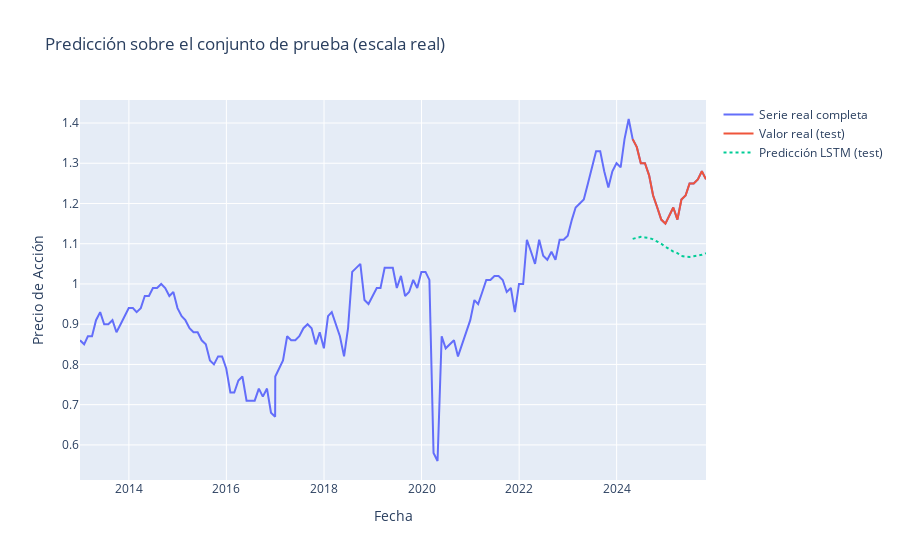

The cell this chart's notebook holds for it:
### Code cell
# Graficar resultados en escala real

fig = go.Figure()

# Serie completa real
fig.add_trace(go.Scatter(
    x=df.index,
    y=df['Close'].values,
    mode="lines",
    name="Serie real completa"
))

# Valores reales del test
fig.add_trace(go.Scatter(
    x=fechas_test,
    y=y_test_real,
    mode="lines",
    name="Valor real (test)"
))

# Predicciones ya invertidas
fig.add_trace(go.Scatter(
    x=fechas_test,
    y=y_pred_real,
    mode="lines",
    name="Predicción LSTM (test)",
    line=dict(dash="dot")
))

fig.update_layout(
    title="Predicción sobre el conjunto de prueba (escala real)",
    xaxis_title="Fecha",
    yaxis_title="Precio de Acción"
)

### Figure 1 — Plotly figure (JSON) as saved in the notebook; plotly's stock layout.template omitted (floating-point values rounded to 4 significant figures; data arrays with more than 128 entries replaced by an {"elided": "..."} marker saying what was removed)
{"data": [{"mode": "lines", "name": "Serie real completa", "type": "scatter", "x": {"elided": "155 str values"}, "y": {"elided": "155 float values"}}, {"mode": "lines", "name": "Valor real (test)", "type": "scatter", "x": ["2024-04-30T00:00:00.000000000", "2024-05-31T00:00:00.000000000", "2024-06-30T00:00:00.000000000", "2024-07-31T00:00:00.000000000", "2024-08-31T00:00:00.000000000", "2024-09-30T00:00:00.000000000", "2024-10-31T00:00:00.000000000", "2024-11-30T00:00:00.000000000", "2024-12-31T00:00:00.000000000", "2025-01-31T00:00:00.000000000", "2025-02-28T00:00:00.000000000", "2025-03-31T00:00:00.000000000", "2025-04-30T00:00:00.000000000", "2025-05-31T00:00:00.000000000", "2025-06-30T00:00:00.000000000", "2025-07-31T00:00:00.000000000", "2025-08-31T00:00:00.000000000", "2025-09-30T00:00:00.000000000", "2025-10-31T00:00:00.000000000"], "y": [1.36, 1.34, 1.3, 1.3, 1.27, 1.22, 1.19, 1.16, 1.15, 1.17, 1.19, 1.16, 1.21, 1.22, 1.25, 1.25, 1.26, 1.28, 1.26]}, {"line": {"dash": "dot"}, "mode": "lines", "name": "Predicción LSTM (test)", "type": "scatter", "x": ["2024-04-30T00:00:00.000000000", "2024-05-31T00:00:00.000000000", "2024-06-30T00:00:00.000000000", "2024-07-31T00:00:00.000000000", "2024-08-31T00:00:00.000000000", "2024-09-30T00:00:00.000000000", "2024-10-31T00:00:00.000000000", "2024-11-30T00:00:00.000000000", "2024-12-31T00:00:00.000000000", "2025-01-31T00:00:00.000000000", "2025-02-28T00:00:00.000000000", "2025-03-31T00:00:00.000000000", "2025-04-30T00:00:00.000000000", "2025-05-31T00:00:00.000000000", "2025-06-30T00:00:00.000000000", "2025-07-31T00:00:00.000000000", "2025-08-31T00:00:00.000000000", "2025-09-30T00:00:00.000000000", "2025-10-31T00:00:00.000000000"], "y": [1.112, 1.115, 1.117, 1.116, 1.114, 1.111, 1.105, 1.1, 1.092, 1.085, 1.081, 1.077, 1.07, 1.068, 1.067, 1.069, 1.07, 1.072, 1.076]}], "layout": {"title": {"text": "Predicción sobre el conjunto de prueba (escala real)"}, "xaxis": {"title": {"text": "Fecha"}}, "yaxis": {"title": {"text": "Precio de Acción"}}}}
